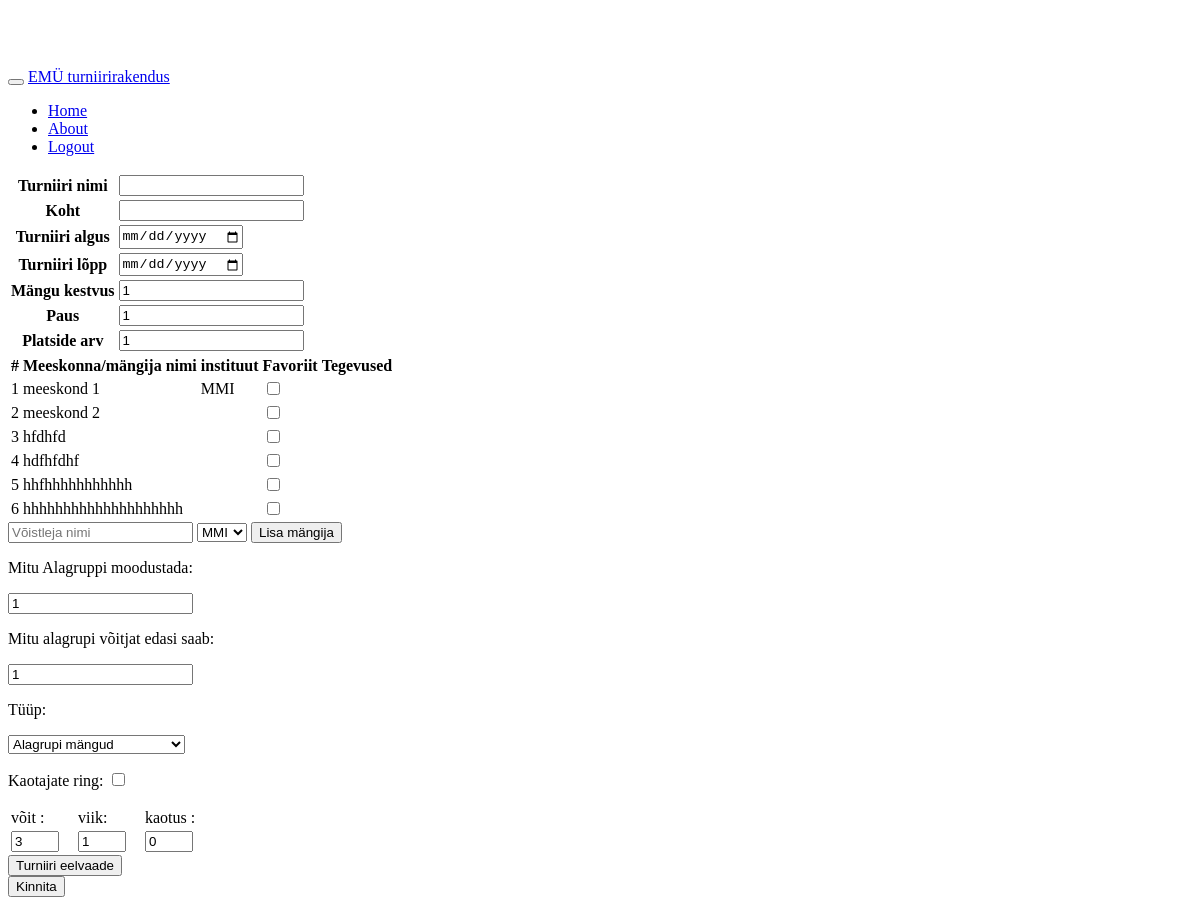
The page /tournaments/add (signed in) on the database as committed earlier.
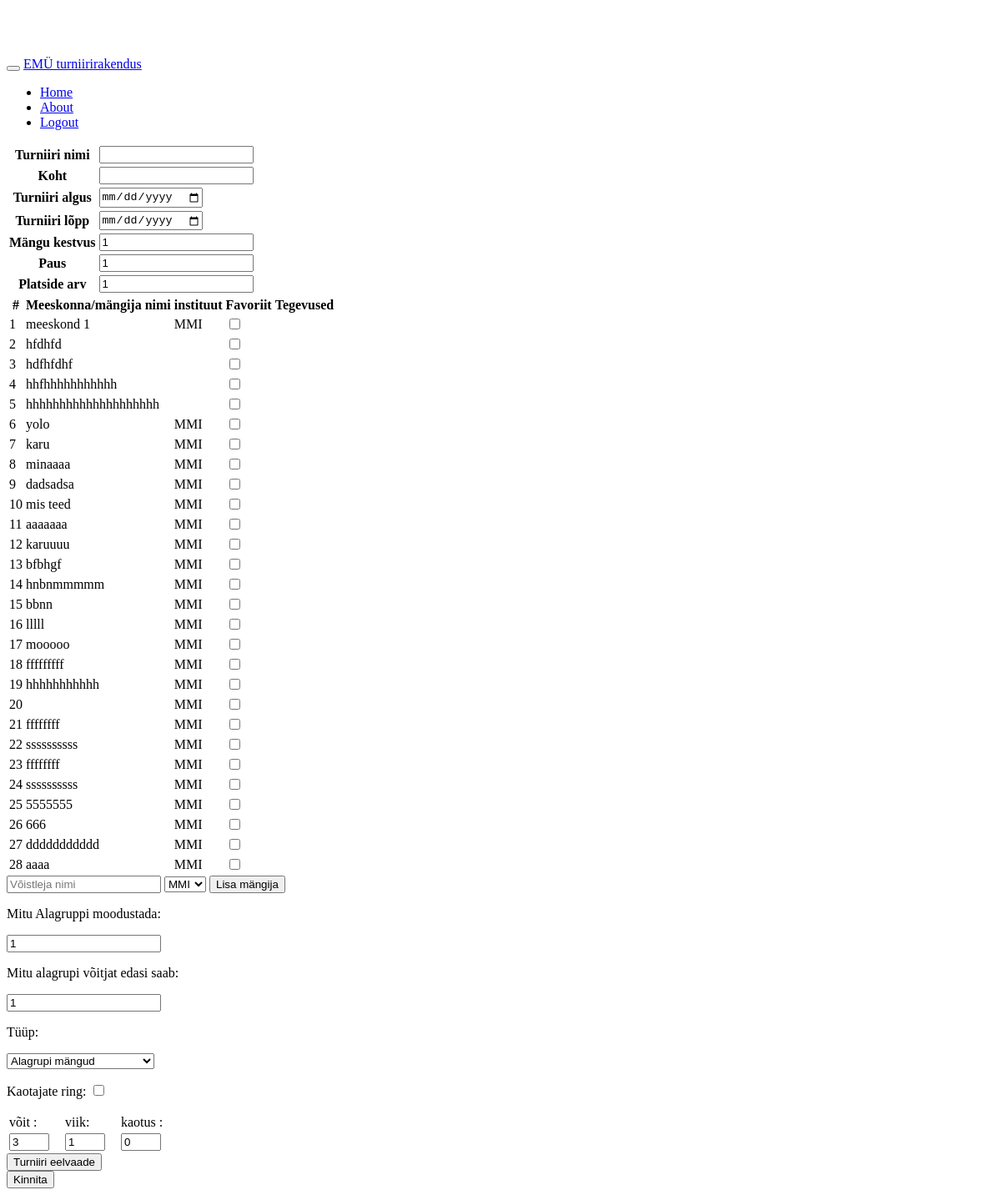
The same page on the database as committed later.
### tables this page shows
CREATE TABLE `participant` (
  `participant_id` int(10) unsigned NOT NULL AUTO_INCREMENT,
  `participant_name` varchar(255) NOT NULL,
  `institute_id` int(10) unsigned DEFAULT NULL,
  `participant_favorite` tinyint(1) unsigned NOT NULL DEFAULT '0',
  `tournament_id` int(11) unsigned NOT NULL DEFAULT '1',
  `deleted` tinyint(1) unsigned NOT NULL DEFAULT '0',
  PRIMARY KEY (`participant_id`),
  KEY `institute_id` (`institute_id`),
  KEY `tournament_id` (`tournament_id`)
);

CREATE TABLE `institute` (
  `institute_id` int(10) unsigned NOT NULL AUTO_INCREMENT,
  `institute_name` varchar(255) NOT NULL,
  `deleted` tinyint(1) unsigned NOT NULL DEFAULT '0',
  PRIMARY KEY (`institute_id`)
);

### modules/request.php (called while the page is built, shortened)
<?php
class request
{
	function __construct()
	{
		if (isset($_SERVER['PATH_INFO'])) {
			if ($path_info = explode('/', $_SERVER['PATH_INFO'])) {
				array_shift($path_info);
				$this->controller = isset($path_info[0]) ? array_shift($path_info) : DEFAULT_CONTROLLER;
			}
		}
	}
}
$_request = new request;

### controllers/tournaments.php (called while the page is built, shortened)
<?php
class tournaments
{
	function add()
	{
		$participants = get_all("SELECT * FROM participant as pa LEFT JOIN institute using(institute_id) WHERE pa.deleted=0");
		require 'views/master_view.php';
	}
}

### modules/database.php (called while the page is built, shortened)
<?php
function get_all($sql)
{
	$q = mysql_query($sql) or db_error_out($sql);
	while (($result[] = mysql_fetch_assoc($q)) || array_pop($result)) {
		;
	}
	return $result;
}

### views/tournaments_add_view.php (the view, shortened to what this page needs)
<form>
	<div class="span6 ">
		<table class="table ">
			<tbody>
			<tr>
				<th>Turniiri nimi</th>
				<td><input type="text" name="tournament_name"></td>
			</tr>
			<tr>
				<th>Koht</th>
				<td><input type="text" name="tournament_place"></td>
			</tr>
			<tr>
				<th>Turniiri algus</th>
				<td><input type="date" name="tournament_start"></td>
			</tr>
			<tr>
				<th>Turniiri lõpp</th>
				<td>
					<input type="date" name="tournament_end"></td>
			</tr>
			<tr>
				<th>Mängu kestvus</th>
				<td><input type="number" value="1" min="1" name="tournament_game_time"></td>
			</tr>
			<tr>
				<th>Paus</th>
				<td><input type="number" value="1" min="1" name="tournament_game_pause"></td>
			</tr>
			<tr>
				<th>Platside arv</th>
				<td><input type="number" value="1" min="1" name="tournament_field"/></td>
			</tr>
			</tbody>
		</table>
	</div>
</form>
<table class="table table-bordered table-striped ajax">
	<thead>
	<tr>
		<th>
			#
		</th>
		<th>
			Meeskonna/mängija nimi
		</th>
		<th>
			instituut
		</th>
		<th>
			Favoriit
		</th>
		<th>
			Tegevused
		</th>
	</tr>
	</thead>
	<tbody>
	<? $i = 1; foreach ($participants as $participant): ?>
	<tr id="participant<?=$participant['participant_id']?>">
		<td>
			<?=$i ++?>
		</td>
		<td>
			<?=$participant['participant_name']?>
		</td>
		<td>
			<?=$participant['institute_name']?>
		</td>
		<td>
			<input type="checkbox">
		</td>
		<td>
		</td>
	</tr>
		<? endforeach?>
	</tbody>
</table>
<form class="form-inline ajax" action="add_participant"  method="POST" onSubmit="window.location.reload()+ajax">
	<input type="text" class="input-small" placeholder="Võistleja nimi" name="participant_name">
	<select name="institute_id">
		<option value="1">MMI</option>
	</select>
	<button type="submit" class="btn" onclick="add_participant()">Lisa mängija</button>
</form>
<p>Mitu Alagruppi moodustada:</p>
<input type="number" value="1" min="1" name="tournament_group"/>
<p>Mitu alagrupi võitjat edasi saab:</p>
<input type="number" value="1" min="1" name="tournament_group"/>
<p>Tüüp:</p>
<select>
	<option>Alagrupi mängud</option>
</select>
<p>Kaotajate ring: <input type="checkbox"></p>
<table>
	<tbody>
	<tr>
		<td>võit :</td>
		<td>viik:</td>
		<td>kaotus :</td>
	</tr>
	<tr>
		<td><input class="points" type="number" value="3" min="0" name="tournament_game_win"/></td>
		<td><input class="points" type="number" value="1" min="0" name="tournament_game_tie"/></td>
		<td><input class="points" type="number" value="0" min="0" name="tournament_game_loss"/></td>
	</tr>
	</tbody>
</table>
<form class="form-signin" method="post">
	<button class="btn btn-large btn-primary" type="submit">Turniiri eelvaade</button>
</form>
<form class="form-signin" method="post">
	<button class="btn btn-large btn-primary" type="submit">Kinnita</button>
</form>

### index.php (shortened to what this page needs)
<?php
require 'modules/request.php';
require 'modules/database.php';
if (file_exists('controllers/' . $_request->controller . '.php')) {
	$controller = new $_request->controller;
	$controller->{$_request->action}();
} else {
	echo "The page '{$_request->controller}' does not exist";
}

### views/master_view.php (shortened to what this page needs)
<!DOCTYPE html>
<html lang="en">
<head>
	<link href="//netdna.bootstrapcdn.com/twitter-bootstrap/2.3.0/css/bootstrap-combined.min.css" rel="stylesheet">
</head>
<body>
<div class="navbar navbar-inverse navbar-fixed-top">
	<div class="navbar-inner">
		<div class="container">
			<button type="button" class="btn btn-navbar" data-toggle="collapse" data-target=".nav-collapse">
			</button>
			<a class="brand" href="#">EMÜ turniirirakendus</a>
			<div class="nav-collapse collapse">
				<ul class="nav">
					<li class="active"><a href="#">Home</a></li>
					<li><a href="#about">About</a></li>
					<li><a href="<?=BASE_URL?>auth/logout">Logout</a></li>
				</ul>
			</div>
		</div>
	</div>
</div>
<div class=" container">
	<? require 'views/'  . $_request->controller . '_' . $_request->action . '_view.php'?>
</div>
</body>
</html>

### views/master_view.php (style rules this page uses)
body { padding-top: 60px; }

### views/tournaments_add_view.php (style rules this page uses)
.points { width: 40px; margin-right: 15px; }

Rows that differ between the two databases and show on the page:
no longer on this page (row edited): participant: participant_name "meeskond 2"
added participant: participant_name "yolo", institute.institute_name "MMI"
added participant: participant_name "karu", institute.institute_name "MMI"
added participant: participant_name "minaaaa", institute.institute_name "MMI"
added participant: participant_name "dadsadsa", institute.institute_name "MMI"
added participant: participant_name "mis teed", institute.institute_name "MMI"
added participant: participant_name "aaaaaaa", institute.institute_name "MMI"
added participant: participant_name "karuuuu", institute.institute_name "MMI"
added participant: participant_name "bfbhgf", institute.institute_name "MMI"
added participant: participant_name "hnbnmmmmm", institute.institute_name "MMI"
added participant: participant_name "bbnn", institute.institute_name "MMI"
added participant: participant_name "lllll", institute.institute_name "MMI"
added participant: participant_name "mooooo", institute.institute_name "MMI"
added participant: participant_name "fffffffff", institute.institute_name "MMI"
added participant: participant_name "hhhhhhhhhhh", institute.institute_name "MMI"
added participant: institute.institute_name "MMI"
added participant: participant_name "ffffffff", institute.institute_name "MMI"
added participant: participant_name "ssssssssss", institute.institute_name "MMI"
added participant: participant_name "ffffffff", institute.institute_name "MMI"
added participant: participant_name "ssssssssss", institute.institute_name "MMI"
added participant: participant_name "5555555", institute.institute_name "MMI"
added participant: participant_name "666", institute.institute_name "MMI"
added participant: participant_name "ddddddddddd", institute.institute_name "MMI"
added participant: participant_name "aaaa", institute.institute_name "MMI"
